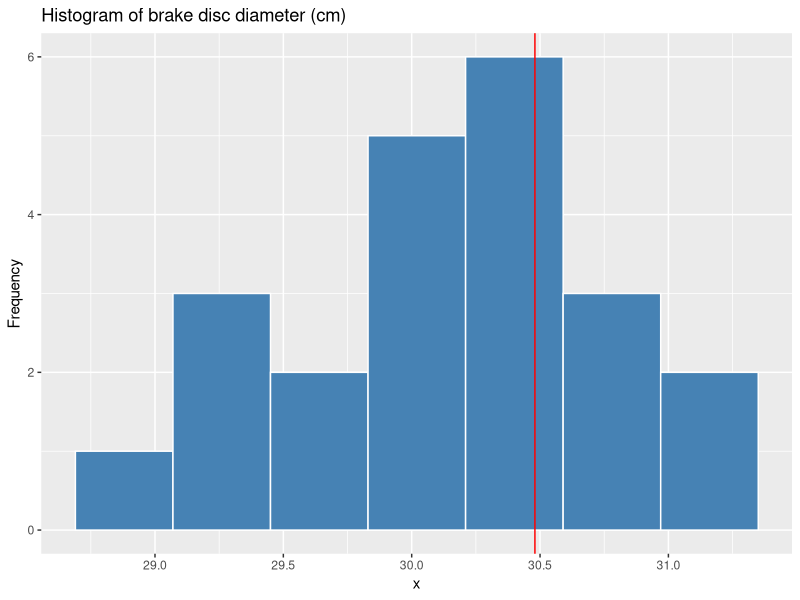

Write the R code that produced this figure.
## ---- chunk 1
knitr::opts_chunk$set(warning = FALSE, message = FALSE)
## ---- chunk 2
library(ggplot2) # for ggplot()
library(dplyr) # for %>% pipelines
## ---- chunk 3
# load the data set
brakes_df <- read.csv("new_disc_brakes.csv") # make sure to set your work directory accordingly
head(brakes_df)
## ---- chunk 4
# check how large sample is
cat(paste('Length of brakes data = ', length(brakes_df$brake_diameter)))
## ---- chunk 5
# Here are some sample statistics: 
brakes_df %>% summarise(Min = min(brake_diameter, na.rm = TRUE), 
                        Max = max(brake_diameter, na.rm = TRUE), 
                        Mean = mean(brake_diameter, na.rm = TRUE), 
                        SD = sd(brake_diameter, na.rm = TRUE), 
                        n = n(), 
                        Missing = sum(is.na(brake_diameter))) 
## ---- chunk 6
# Plot histogram to see if you can reasonably assume normality 
ggplot() +
  geom_histogram(aes(brakes_df$brake_diameter), bins = 7, color = 'white', fill = 'steelblue') +
  labs(x = "x", y = 'Frequency', title = "Histogram of brake disc diameter (cm)") + 
  geom_vline(xintercept=30.48, color = "red")
## ---- chunk 7
# Full output includes 95% confidence interval by default 
# If you want another level of confidence, than add conf.level as argument 
t.test(brakes_df$brake_diameter, alternative = "two.sided",mu = 30.48) 
## ---- chunk 8
# You can also get the p-value directly via 
t.test(brakes_df$brake_diameter, alternative = "two.sided", mu = 30.48)$p.value 
